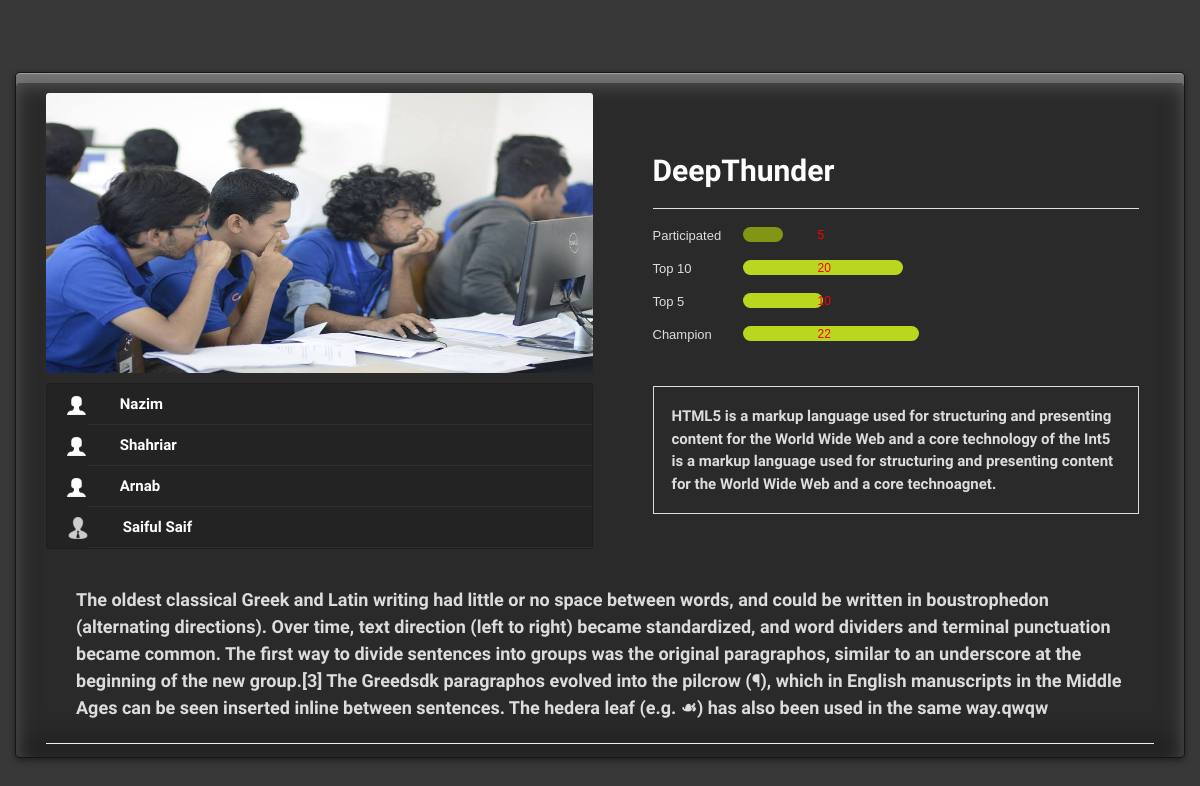
Page /home/halloffame/1/ on the committed database.
### home/models.py (models this page shows, shortened)
class HallOfFame(models.Model):
    teamname = models.CharField(max_length=100)
    member1 = models.CharField(max_length=100)
    member2 = models.CharField(max_length=100)
    member3 = models.CharField(max_length=100)
    coach = models.CharField(max_length=100)
    participated = models.IntegerField()
    top10 = models.IntegerField()
    top5 = models.IntegerField()
    champion = models.IntegerField()
    description = models.TextField(max_length=2000)
    image_url = models.FileField()

### home/views.py (the view)
def halloffame_detail(request, id):
    team = get_object_or_404(HallOfFame, id=id)
    return render(request, 'home/team_detail.html', {'team': team})

### home/templates/home/team_detail.html (shortened to what this page needs)
<!DOCTYPE html>
<html>
<head>
    {% load staticfiles %}
    <link rel="stylesheet" type="text/css" href="{% static 'home/css/jqbar.css' %}" />
    <link rel="stylesheet" type="text/css" href="{% static 'home/css/bootstrap.min.css' %}" />
    <link rel="stylesheet" type="text/css" href="{% static 'home/css/team-details.css' %}">
</head>
<body>
    <div class="container topbottom">
        <div class="row">
            <div class="col-md-6">
                <div><img src="{{ team.image_url.url }}" alt="Profile Avatar" class="avatar"></div>
                <div class="navigation">
                    <ul>
                        <li>
                            <img src="{% static 'home/images/about-icon.png' %}">
                            <a href="index.html">{{ team.member1 }}</a>
                        </li>
                        <li>
                            <img src="{% static 'home/images/about-icon.png' %}">
                            <a href="portfolio.html">{{ team.member2 }}</a>
                        </li>
                        <li>
                            <img src="{% static 'home/images/about-icon.png' %}">
                            <a href="follow.html">{{team.member3}}</a>
                        </li>
                        <li>
                            <img src="{% static 'home/images/coach.png' %}">
                            <a href="contact.html">{{team.coach}}</a>
                        </li>
                    </ul>
                </div>
            </div>
            <div class="col-md-6">
                <div class="homeabout">
                    <div class="person">
                        <span class="name">{{team.teamname}}</span>
                    </div>
                    <div class="bars">
                        <div id="bar-1"></div>
                        <br/>
                        <div id="bar-2"></div>
                        <br/>
                        <div id="bar-3"></div>
                        <br/>
                        <div id="bar-4"></div>
                        <br/>
                    </div>
                    <div class="bar-desc">
                        <div id="bars-content">
                            <div class="content" id="content-1">HTML5 is a markup language used for structuring and presenting content for the World Wide Web and a core technology of the Int5 is a markup language used for structuring and presenting content for the World Wide Web and a core technoagnet.</div>
                        </div>
                    </div>
                </div>
            </div>
        </div>
        <div class="col-md-12">
            <div class="desciption home">
                <p>{{team.description}}</p>
            </div>
        </div>
    </div>
    {% load staticfiles %}
</body>
</html>

### home/static/home/css/jqbar.css (style rules this page uses)
.jqbar { position: relative; cursor:pointer; }
.jqbar.horizontal { margin-bottom:1px; float:left; margin-top:6px; }

### home/static/home/css/team-details.css (style rules this page uses)
body { font-family: 'Source Sans Pro', sans-serif; font-size: 18px; color: #383838; line-height: 30px; background: #383838; line-height: 1.5; }
.topbottom { margin: 6% auto; border: 1px solid rgba(0, 0, 0, 0.5); border-radius: 5px 5px 5px 5px; -webkit-box-shadow: 0 2px 6px rgba(0, 0, 0, 0.5), inset 0 1px rgba(255, 255, 255, 0.3), inset 0 10px rgba(255, 255, 255, 0.2), inset 0 10px 20px rgba(255, 255, 255, 0.25), inset 0 -15px 30px rgba(0, 0, 0, 0.3); -moz-box-shadow: 0 2px 6px rgba(0, 0, 0, 0.5), inset 0 1px rgba(255, 255, 255, 0.3), inset 0 10px rgba(255, 255, 255, 0.2), inset 0 10px 20px rgba(255, 255, 255, 0.25), inset 0 -15px 30px rgba(0, 0, 0, 0.3); box-shadow: 0 2px 6px rgba(0, 0, 0, 0.5), inset 0 1px rgba(255, 255, 255, 0.3), inset 0 10px rgba(255, 255, 255, 0.2), inset 0 10px 20px rgba(255, 255, 255, 0.25), inset 0 -15px 30px rgba(0, 0, 0, 0.3); background: rgba(0, 0, 0, 0.25); }
a, a:hover { text-decoration: none; }
.avatar { width: 100%; height: auto; max-height: 280px; margin-top: 10px; border-radius: 3px 3px 3px 3px; }
.navigation { background: #232323; font-size: 15px; font-weight: bold; line-height: 20px; margin-top: 10px; border: 1px solid #1e1e1e; border-radius: 3px 3px 3px 3px; font-family: 'Poiret One'; }
.navigation ul { margin: 0 !important; }
.navigation li { list-style-type: none !important; border-bottom: 1px solid #2e2e2e; }
.navigation img { margin-left: -20px; padding-right: 20px; }
.navigation a, .navigation a:hover { color: #fff !important; line-height: 40px; padding-left: 10px; display: inline-block; }
.homeabout { margin-top: 50px; padding: 20px 30px; min-height: 439px!important; }
.person { font-size: 30px; border-bottom: 1px solid #e1e1e1; padding-bottom: 20px; line-height: normal; margin: 0; }
.name { font-family: "Federo"; font-weight: 600; color: #fff; }
.desciption { font-family: 'Poiret One'; font-weight: bold; align-self: center; color: gainsboro; }
.desciption.home { margin-top: -20px; border-bottom: 1px solid #eee; padding-bottom: 12px; margin-bottom: 13px; }
.desciption p { margin: 10px 0 !important; padding-left: 30px; padding-right: 30px; }
.row { margin-left: 0px !important; margin-bottom: 24px; margin-top: 10px; }
.bars { margin-top: 10px; display: inline-block; color: gainsboro; }
.bar-desc { font-family: 'Poiret One'; font-weight: bold; margin-top: 35px; border: 1px solid gainsboro; }
#bars-content .content { font-size: 15px; background: transparent; padding: 18px; color: gainsboro; overflow: auto; }

### rows in the picture
HallOfFame: image_url (picture), member1 "Nazim", member2 "Shahriar", member3 "Arnab", coach "Saiful Saif", teamname "DeepThunder", description "The oldest classical Greek and Latin writing had little or no space between words, and could be written in boustrophedon (alternating directions). Over time, text direction (left to right) became standardized, and word dividers and terminal punctuation became common. The first way to divide sentences into groups was the original paragraphos, similar to an underscore at the beginning of the new group.[3] The Greedsdk paragraphos evolved into the pilcrow (¶), which in English manuscripts in the Middle Ages can be seen inserted inline between sentences. The hedera leaf (e.g. ☙) has also been used in the same way.qwqw"
